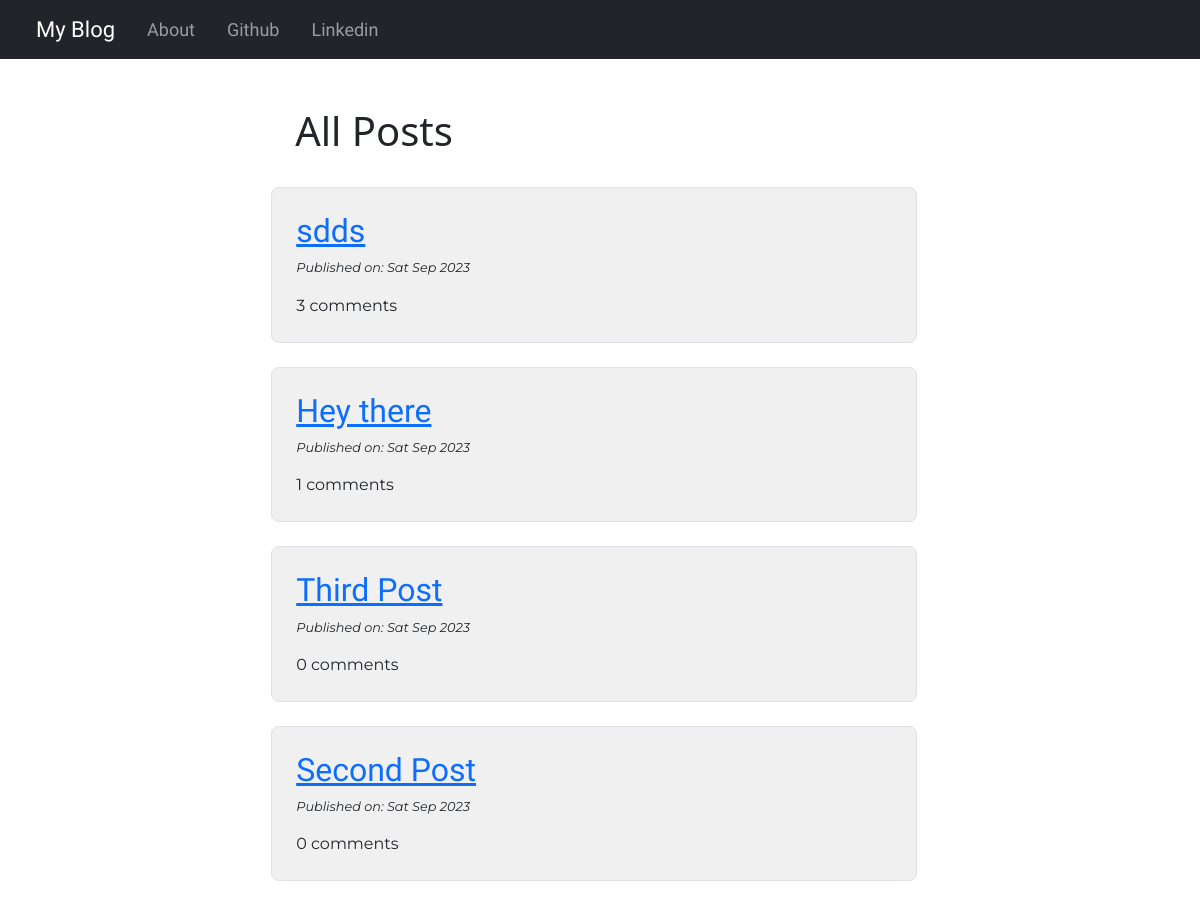
The page / on the database its author committed.
### blog/models.py (models this page shows, shortened)
class Post(models.Model):
    author = models.ForeignKey("auth.User", on_delete=models.CASCADE)
    title = models.CharField(max_length=200)
    text = models.TextField()
    date = models.DateTimeField(default=timezone.now)
    published_date = models.DateTimeField(blank=True, null=True)
    def approve_comments(self):
        return self.comments.filter(approved_comment=True)

### blog/views.py (the view)
# urls.py: path('', views.PostListView.as_view(), name='post_list'),
class PostListView(ListView):
    model = Post
    def get_queryset(self):
        return Post.objects.filter(published_date__lte = timezone.now()).order_by('-published_date')

### blog/templates/blog/post_list.html
{% extends 'blog/base.html' %}
{% block body_block %}
    <div class="container my-5" style="width:60%;">
        <h1 class="mx-4">All Posts</h1>
        <br>
        {% for post in post_list %}
        <div class="px-4 pt-4 pb-2 mb-4 shadow-4 rounded-3 centerstage border" style="background-color:hsl(0, 0%, 94%);">
            <div>
                <h3 class="listtitleblog loader"><a href="{% url 'blog:post_detail' pk=post.pk %}">{{ post.title }}</a></h3>
            </div>
            <div>
                <p class="listdateblog"><i>Published on: {{ post.published_date|date:"D M Y"}}</i></p>
            </div>
            <div class="comments">
                <p><a href="{% url 'blog:post_detail' pk=post.pk %}"></a>{{ post.approve_comments.count }} comments</p>
            </div>
        </div>
        {% endfor %}
    </div>
{% endblock %}

### blog/static/css/blog.css (style rules this page uses)
.centerstage { margin-left: auto; margin-right: auto; }
.listtitleblog { font-family: 'Mooli', sans-serif; font-size: 2em; text-align: left; }
.listdateblog { font-family: 'Montserrat'; font-size: 0.8em; }
.comments { font-family: 'Montserrat'; font-size: 1em; }
.loader { filter:hue-rotate(0deg); color:linear-gradient(45deg,#0f8,#08f); animation:hue 10000ms infinite linear; }

### rows shown on the page
Post: title "sdds", published_date "Sat Sep 2023", approve_comments.count "3"
Post: title "Hey there", published_date "Sat Sep 2023", approve_comments.count "1"
Post: title "Third Post", published_date "Sat Sep 2023", approve_comments.count "0"
Post: title "Second Post", published_date "Sat Sep 2023", approve_comments.count "0"
